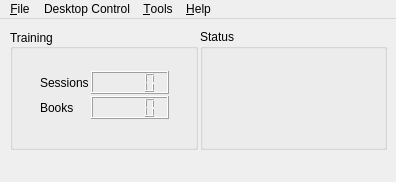
<?xml version="1.0" encoding="UTF-8"?>
<ui version="4.0">
 <author>Jacky Alcine &lt;jacky.alcine@thesii.org&gt;</author>
 <class>MainWindow</class>
 <widget class="QMainWindow" name="MainWindow">
  <property name="windowModality">
   <enum>Qt::ApplicationModal</enum>
  </property>
  <property name="geometry">
   <rect>
    <x>0</x>
    <y>0</y>
    <width>396</width>
    <height>182</height>
   </rect>
  </property>
  <property name="sizePolicy">
   <sizepolicy hsizetype="Fixed" vsizetype="Fixed">
    <horstretch>0</horstretch>
    <verstretch>0</verstretch>
   </sizepolicy>
  </property>
  <property name="windowTitle">
   <string>SpeechControl</string>
  </property>
  <property name="windowIcon">
   <iconset resource="../res.qrc">
    <normaloff>:/logo/sc</normaloff>:/logo/sc</iconset>
  </property>
  <property name="tabShape">
   <enum>QTabWidget::Rounded</enum>
  </property>
  <property name="unifiedTitleAndToolBarOnMac">
   <bool>true</bool>
  </property>
  <widget class="QWidget" name="centralwidget">
   <widget class="QWidget" name="gridLayoutWidget">
    <property name="geometry">
     <rect>
      <x>8</x>
      <y>8</y>
      <width>381</width>
      <height>125</height>
     </rect>
    </property>
    <layout class="QGridLayout" name="gridLayout">
     <item row="0" column="0" rowspan="2">
      <widget class="QGroupBox" name="groupBoxTraining">
       <property name="sizePolicy">
        <sizepolicy hsizetype="Preferred" vsizetype="Expanding">
         <horstretch>0</horstretch>
         <verstretch>0</verstretch>
        </sizepolicy>
       </property>
       <property name="title">
        <string>Training</string>
       </property>
       <property name="alignment">
        <set>Qt::AlignLeading|Qt::AlignLeft|Qt::AlignVCenter</set>
       </property>
       <property name="flat">
        <bool>false</bool>
       </property>
       <widget class="QWidget" name="formLayoutWidget">
        <property name="geometry">
         <rect>
          <x>28</x>
          <y>40</y>
          <width>133</width>
          <height>57</height>
         </rect>
        </property>
        <layout class="QFormLayout" name="formLayout">
         <item row="0" column="0">
          <widget class="QLabel" name="lblSessions">
           <property name="text">
            <string>Sessions</string>
           </property>
          </widget>
         </item>
         <item row="1" column="0">
          <widget class="QLabel" name="lblBooks">
           <property name="text">
            <string>Books</string>
           </property>
          </widget>
         </item>
         <item row="0" column="1">
          <widget class="QLCDNumber" name="lcdSession"/>
         </item>
         <item row="1" column="1">
          <widget class="QLCDNumber" name="lcdBooks"/>
         </item>
        </layout>
       </widget>
      </widget>
     </item>
     <item row="0" column="1" rowspan="2">
      <widget class="QGroupBox" name="groupBox">
       <property name="minimumSize">
        <size>
         <width>0</width>
         <height>75</height>
        </size>
       </property>
       <property name="title">
        <string>Status</string>
       </property>
       <widget class="QLabel" name="lblStatusText">
        <property name="geometry">
         <rect>
          <x>4</x>
          <y>20</y>
          <width>173</width>
          <height>105</height>
         </rect>
        </property>
        <property name="text">
         <string/>
        </property>
        <property name="alignment">
         <set>Qt::AlignCenter</set>
        </property>
       </widget>
      </widget>
     </item>
    </layout>
   </widget>
  </widget>
  <widget class="QStatusBar" name="statusBar">
   <property name="minimumSize">
    <size>
     <width>0</width>
     <height>20</height>
    </size>
   </property>
   <property name="maximumSize">
    <size>
     <width>16777215</width>
     <height>20</height>
    </size>
   </property>
   <property name="sizeGripEnabled">
    <bool>false</bool>
   </property>
  </widget>
  <widget class="QMenuBar" name="menuBar">
   <property name="geometry">
    <rect>
     <x>0</x>
     <y>0</y>
     <width>396</width>
     <height>21</height>
    </rect>
   </property>
   <widget class="QMenu" name="menuFile">
    <property name="title">
     <string>&amp;File</string>
    </property>
    <addaction name="actionStartTraining"/>
    <addaction name="separator"/>
    <addaction name="actionExit"/>
   </widget>
   <widget class="QMenu" name="menuHelp">
    <property name="title">
     <string>&amp;Help</string>
    </property>
    <addaction name="actionAboutQt"/>
    <addaction name="actionAboutSpeechControl"/>
   </widget>
   <widget class="QMenu" name="menuTools">
    <property name="title">
     <string>&amp;Tools</string>
    </property>
    <addaction name="actionOptions"/>
   </widget>
   <widget class="QMenu" name="menuDesktop_Control">
    <property name="title">
     <string>Desktop Control</string>
    </property>
    <addaction name="actionStart"/>
    <addaction name="separator"/>
    <addaction name="actionOptions_DesktopControl"/>
   </widget>
   <addaction name="menuFile"/>
   <addaction name="menuDesktop_Control"/>
   <addaction name="menuTools"/>
   <addaction name="menuHelp"/>
  </widget>
  <action name="actionAboutQt">
   <property name="text">
    <string>About &amp;Qt..</string>
   </property>
   <property name="statusTip">
    <string>Displays information about Qt.</string>
   </property>
  </action>
  <action name="actionAboutSpeechControl">
   <property name="text">
    <string>About &amp;SpeechControl..</string>
   </property>
   <property name="statusTip">
    <string>Displays information about SpeechControl.</string>
   </property>
   <property name="shortcut">
    <string>F1</string>
   </property>
  </action>
  <action name="actionOptions">
   <property name="text">
    <string>&amp;Options..</string>
   </property>
   <property name="statusTip">
    <string>Opens the Options dialog.</string>
   </property>
   <property name="shortcut">
    <string>F12</string>
   </property>
  </action>
  <action name="actionExit">
   <property name="text">
    <string>&amp;Exit</string>
   </property>
   <property name="statusTip">
    <string>Exits SpeechControl.</string>
   </property>
   <property name="shortcut">
    <string>Ctrl+Q</string>
   </property>
  </action>
  <action name="actionStartTraining">
   <property name="text">
    <string>Start Training..</string>
   </property>
  </action>
  <action name="actionStart">
   <property name="text">
    <string>&amp;Start...</string>
   </property>
  </action>
  <action name="actionOptions_DesktopControl">
   <property name="text">
    <string>Options</string>
   </property>
  </action>
 </widget>
 <layoutdefault spacing="2" margin="2"/>
 <resources>
  <include location="../res.qrc"/>
 </resources>
 <connections>
  <connection>
   <sender>actionExit</sender>
   <signal>activated()</signal>
   <receiver>MainWindow</receiver>
   <slot>close()</slot>
   <hints>
    <hint type="sourcelabel">
     <x>-1</x>
     <y>-1</y>
    </hint>
    <hint type="destinationlabel">
     <x>213</x>
     <y>158</y>
    </hint>
   </hints>
  </connection>
 </connections>
 <designerdata>
  <property name="gridDeltaX">
   <number>4</number>
  </property>
  <property name="gridDeltaY">
   <number>4</number>
  </property>
  <property name="gridSnapX">
   <bool>true</bool>
  </property>
  <property name="gridSnapY">
   <bool>true</bool>
  </property>
  <property name="gridVisible">
   <bool>false</bool>
  </property>
 </designerdata>
</ui>
